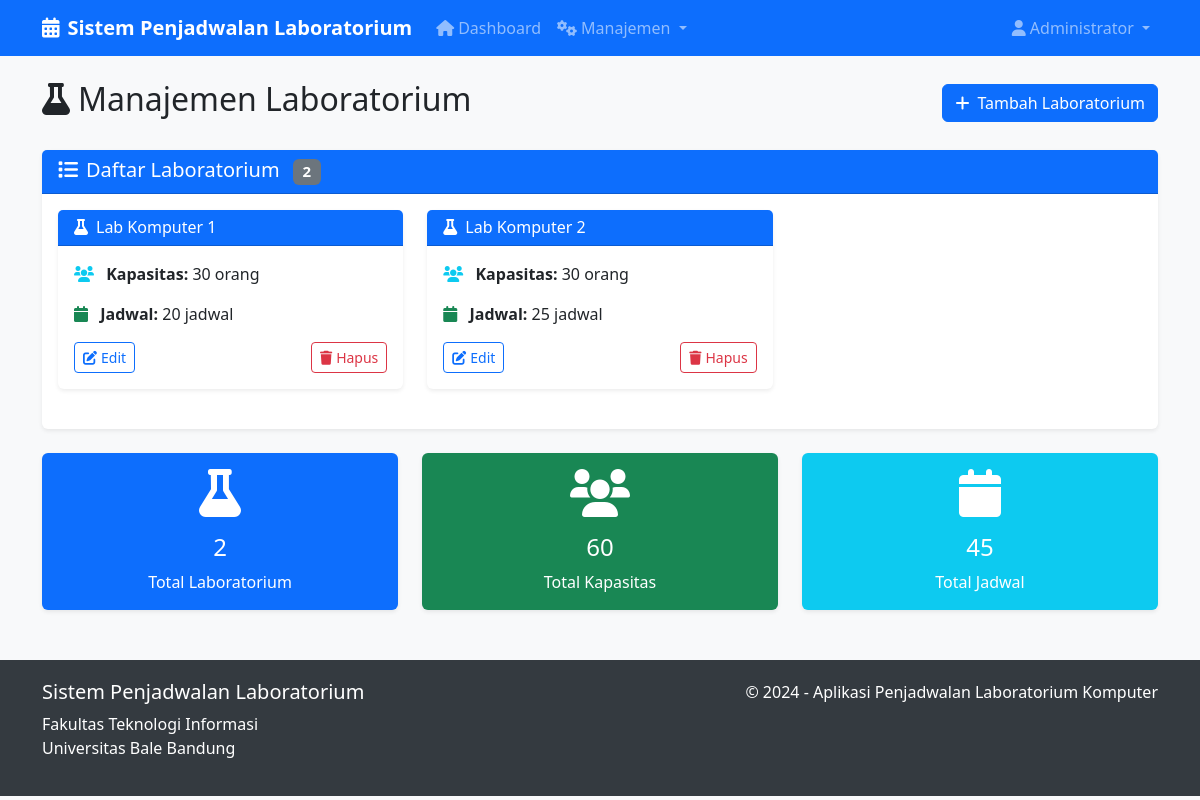
/labs (signed in), run on an earlier commit of the app's database.
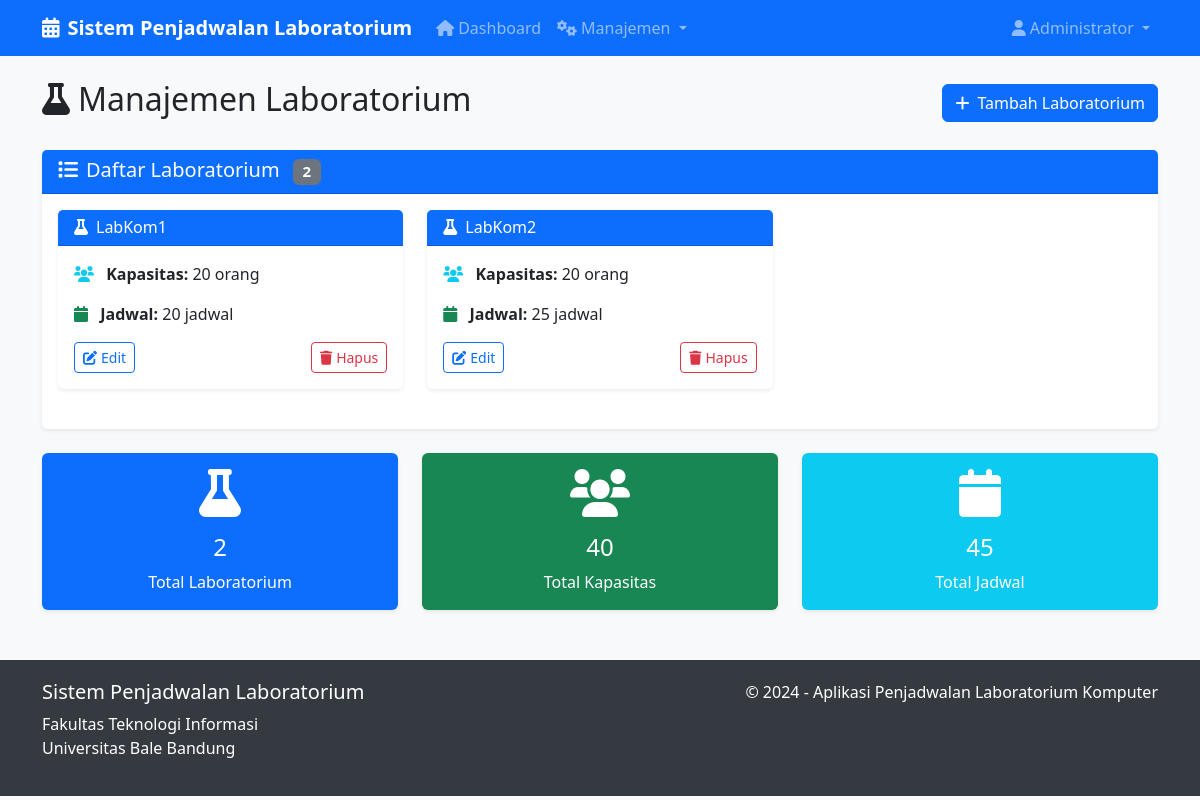
And on a later commit of the database.
### app.py (models this page shows)
class Lab(db.Model):
    id = db.Column(db.Integer, primary_key=True)
    lab_name = db.Column(db.String(50), nullable=False)
    capacity = db.Column(db.Integer, nullable=False)
    schedules = db.relationship('Schedule', backref='laboratory', lazy=True)

### app.py (the view)
@app.route('/labs')
@role_required('admin', 'staff')
def labs():
    labs = Lab.query.all()
    return render_template('labs.html', labs=labs)

### app.py (called while the page is built)
def role_required(*roles):
    def decorator(f):
        from functools import wraps
        @wraps(f)
        def decorated_function(*args, **kwargs):
            if 'user_id' not in session:
                flash('Silakan login terlebih dahulu', 'danger')
                return redirect(url_for('login'))
            user = User.query.get(session['user_id'])
            if user.role not in roles:
                flash('Anda tidak memiliki akses ke halaman ini', 'danger')
                return redirect(url_for('dashboard'))
            return f(*args, **kwargs)
        return decorated_function
    return decorator

### templates/labs.html (shortened to what this page needs)
{% extends "base.html" %}
{% block content %}
<div class="row">
    <div class="col-12">
        <div class="d-flex justify-content-between align-items-center mb-4">
            <h2><i class="fas fa-flask me-2"></i>Manajemen Laboratorium</h2>
            <a href="{{ url_for('add_lab') }}" class="btn btn-primary">
                <i class="fas fa-plus me-2"></i>Tambah Laboratorium
            </a>
        </div>
    </div>
</div>
<div class="row">
    <div class="col-12">
        <div class="card">
            <div class="card-header">
                <h5 class="mb-0">
                    <i class="fas fa-list me-2"></i>Daftar Laboratorium
                    <span class="badge bg-secondary ms-2">{{ labs|length }}</span>
                </h5>
            </div>
            <div class="card-body">
                {% if labs %}
                    <div class="row">
                        {% for lab in labs %}
                        <div class="col-md-6 col-lg-4 mb-4">
                            <div class="card h-100">
                                <div class="card-header bg-primary text-white">
                                    <h6 class="mb-0">
                                        <i class="fas fa-flask me-2"></i>{{ lab.lab_name }}
                                    </h6>
                                </div>
                                <div class="card-body">
                                    <div class="mb-3">
                                        <i class="fas fa-users me-2 text-info"></i>
                                        <strong>Kapasitas:</strong> {{ lab.capacity }} orang
                                    </div>
                                    <div class="mb-3">
                                        {% set schedule_count = lab.schedules|length %}
                                        <i class="fas fa-calendar me-2 text-success"></i>
                                        <strong>Jadwal:</strong> {{ schedule_count }} jadwal
                                    </div>
                                    <div class="d-flex justify-content-between">
                                        <a href="{{ url_for('edit_lab', id=lab.id) }}" class="btn btn-sm btn-outline-primary">
                                            <i class="fas fa-edit me-1"></i>Edit
                                        </a>
                                        <a href="{{ url_for('delete_lab', id=lab.id) }}"
                                           class="btn btn-sm btn-outline-danger"
                                           onclick="return confirm('Apakah Anda yakin ingin menghapus laboratorium {{ lab.lab_name }}?')">
                                            <i class="fas fa-trash me-1"></i>Hapus
                                        </a>
                                    </div>
                                </div>
                            </div>
                        </div>
                        {% endfor %}
                    </div>
                {% endif %}
            </div>
        </div>
    </div>
</div>
{% if labs %}
<div class="row mt-4">
    <div class="col-md-4">
        <div class="card bg-primary text-white">
            <div class="card-body text-center">
                <i class="fas fa-flask fa-3x mb-3"></i>
                <h4>{{ labs|length }}</h4>
                <p class="mb-0">Total Laboratorium</p>
            </div>
        </div>
    </div>
    <div class="col-md-4">
        <div class="card bg-success text-white">
            <div class="card-body text-center">
                <i class="fas fa-users fa-3x mb-3"></i>
                <h4>{{ labs|sum(attribute='capacity') }}</h4>
                <p class="mb-0">Total Kapasitas</p>
            </div>
        </div>
    </div>
    <div class="col-md-4">
        <div class="card bg-info text-white">
            <div class="card-body text-center">
                <i class="fas fa-calendar fa-3x mb-3"></i>
                <h4>{{ labs|map(attribute='schedules')|map('length')|sum }}</h4>
                <p class="mb-0">Total Jadwal</p>
            </div>
        </div>
    </div>
</div>
{% endif %}
{% endblock %}

What changed in the data, as far as the page shows it:
changed Lab: lab_name "Lab Komputer 1" → "LabKom1"; capacity "30" → "20"
changed Lab: lab_name "Lab Komputer 2" → "LabKom2"; capacity "30" → "20"
Also different on the page:
{{ labs|sum(attribute='capacity') }}: "60" → "40"
